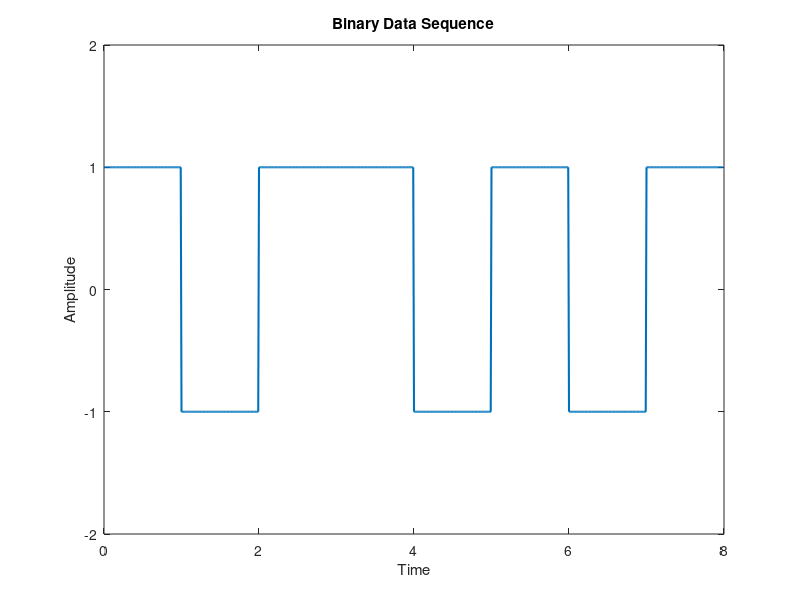
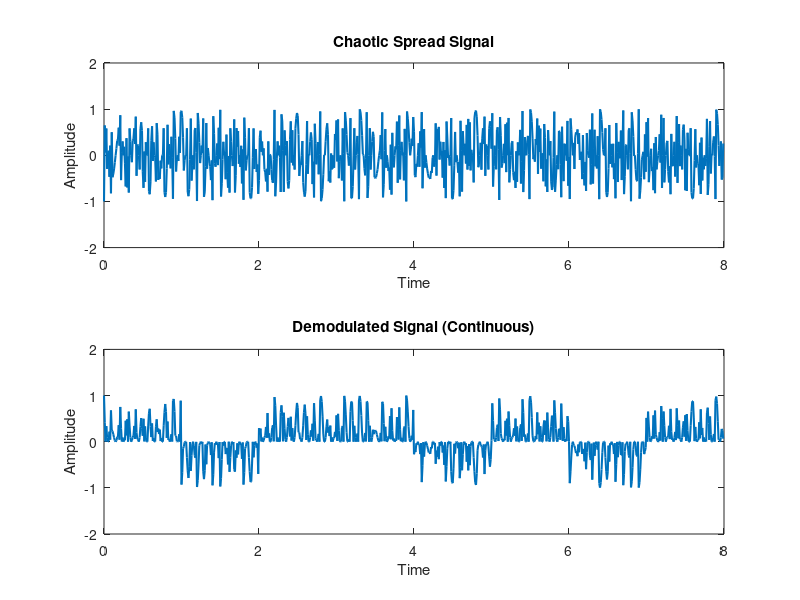
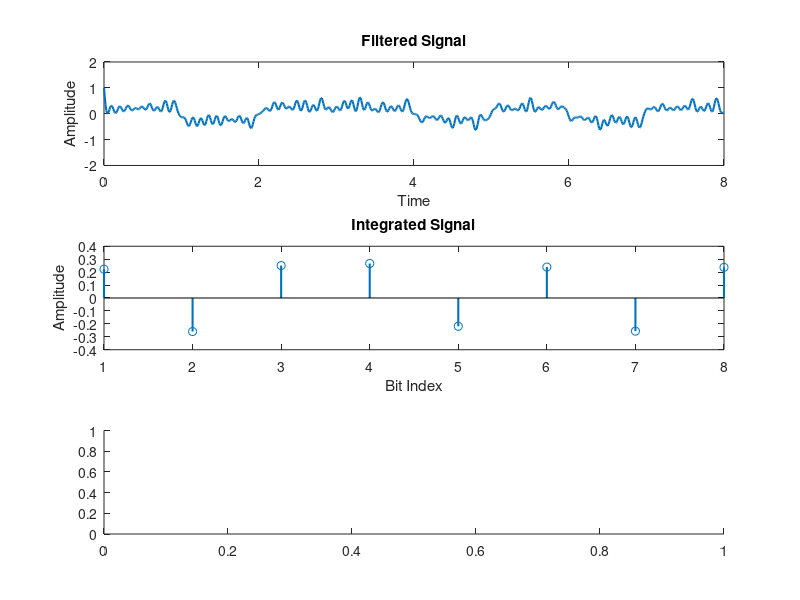

These figures' MATLAB source, in order: (Note: this script raises an error after producing the figures.)
clc;
clear all;
close all;

% Parameters
bitrate = 1;                  % Bitrate for Polar NRZ
bits = [1 0 1 1 0 1 0 1];     % Input binary sequence
n = 100;                      % Number of samples per bit
f_carrier = 5;                % Carrier frequency for BPSK
T = length(bits) / bitrate;   % Total time duration
dt = 1 / (bitrate * n);       % Time resolution
t = 0:dt:T-dt;                % Time vector

% Polar NRZ Encoding
polar_nrz = zeros(1, length(t));
for i = 0:length(bits)-1
    if bits(i+1) == 1
        polar_nrz(i*n+1:(i+1)*n) = 1;   % +1 for bit 1
    else
        polar_nrz(i*n+1:(i+1)*n) = -1;  % -1 for bit 0
    end
end

% Plot Polar NRZ signal (Binary data sequence)
figure;
plot(t, polar_nrz, 'LineWidth', 1.5);
xlabel('Time');
ylabel('Amplitude');
title('Binary Data Sequence');
axis([0 T -2 2]);

% BPSK Modulation
carrier = cos(2 * pi * f_carrier * t);  % Carrier signal
bpsk_signal = polar_nrz .* carrier;     % BPSK modulation (Polar NRZ * Carrier)

% Plot BPSK Modulated Signal
%figure;
%plot(t, bpsk_signal, 'LineWidth', 1.5);
%xlabel('Time');
%ylabel('Amplitude');
%title('BPSK Modulated Signal');
%axis([0 T -2 2]);

% Chaotic Sequence Generation for Transmitter
chaotic_sequence = zeros(1, length(t));
x0 = 0.7;  % Initial condition for logistic map
r = 3.999; % Control parameter for chaotic behavior

for i = 2:length(chaotic_sequence)
    x0 = r * x0 * (1 - x0);  % Logistic map
    chaotic_sequence(i) = x0;  % Store chaotic values
end

% Normalize chaotic sequence to be in the range [-1, 1]
chaotic_sequence = 2 * (chaotic_sequence - 0.5);

% Chaotic Spreading (BPSK * Chaotic Sequence)
chaotic_spread_signal = bpsk_signal .* chaotic_sequence;

% Plot Chaotic Spread Signal
%figure;
%plot(t, chaotic_spread_signal, 'LineWidth', 1.5);
%xlabel('Time');
%ylabel('Amplitude');
%title('Chaotic Spread Signal');
%axis([0 T -2 2]);

%% Receiver

% Stage 1: Despreading (multiply by the same chaotic sequence)
despread_signal = chaotic_spread_signal .* chaotic_sequence;

% Stage 2: Coherent Demodulation
demodulated_signal = despread_signal .* carrier;

% Plot Demodulated Signal (continuous)
figure;
subplot(2,1,1)
plot(t, chaotic_spread_signal, 'LineWidth', 1.5);
xlabel('Time');
ylabel('Amplitude');
title('Chaotic Spread Signal');
axis([0 T -2 2]);
subplot(2,1,2);
plot(t, demodulated_signal, 'LineWidth', 1.5);
xlabel('Time');
ylabel('Amplitude');
title('Demodulated Signal (Continuous)');
axis([0 T -2 2]);

% Stage 3: Low-Pass Filter (LPF)
[b,a] = butter(5, 0.2, 'low');  % Design a 5th order Butterworth LPF
filtered_signal = filtfilt(b, a, demodulated_signal);  % Apply zero-phase filtering

% Plot Filtered Signal
figure;

subplot(3,1,1);
plot(t, filtered_signal, 'LineWidth', 1.5);
xlabel('Time');
ylabel('Amplitude');
title('Filtered Signal');
axis([0 T -2 2]);

% Stage 4: Integrate and Dump
integrated_signal = zeros(1, length(bits));
for i = 1:length(bits)
    bit_segment = filtered_signal((i-1)*n+1:i*n);
    integrated_signal(i) = sum(bit_segment) * dt;
end

% Plot Integrated Signal

subplot(3,1,2);
stem(1:length(bits), integrated_signal, 'LineWidth', 1.5);
xlabel('Bit Index');
ylabel('Amplitude');
title('Integrated Signal');

% Stage 5: Bit Detection
detected_bits = integrated_signal > 0;

% Plot Detected Bits

subplot(3,1,3);
stairs(0:length(detected_bits)-1, detected_bits, 'LineWidth', 1.5);
xlabel('Bit Index');
ylabel('Detected Bits');
title('Detected Bits');
axis([-0.5 length(bits)-0.5 -0.5 1.5]);

% Display results
disp('Original bits:');
disp(bits);
disp('Recovered bits:');
disp(detected_bits);

% Check if recovered bits match original bits
if isequal(bits, detected_bits)
    disp('Success: Recovered bits match the original bits!');
else
    disp('Error: Recovered bits do not match the original bits.');
    disp('Mismatched positions:');
    disp(find(bits ~= detected_bits));
end

%% Eavesdropper Simulation

% Generate chaotic sequence for the eavesdropper (randomly)
eavesdropper_chaotic_sequence = 2 * (rand(1, length(t)) - 0.5);

% Eavesdropper attempts to despread and demodulate the signal
eavesdropper_despread_signal = chaotic_spread_signal .* eavesdropper_chaotic_sequence;  % Despreading
eavesdropper_demodulated_signal = eavesdropper_despread_signal .* carrier;  % Coherent Demodulation

% Stage 3: Low-Pass Filter for Eavesdropper
eavesdropper_filtered_signal = filtfilt(b, a, eavesdropper_demodulated_signal);  % Apply zero-phase filtering

% Plot Eavesdropper Filtered Signal
figure;
subplot(3,1,1);
plot(t, eavesdropper_filtered_signal, 'LineWidth', 1.5);
xlabel('Time');
ylabel('Amplitude');
title('Eavesdropper Filtered Signal');
axis([0 T -2 2]);

% Stage 4: Integrate and Dump for Eavesdropper
eavesdropper_integrated_signal = zeros(1, length(bits));
for i = 1:length(bits)
    bit_segment = eavesdropper_filtered_signal((i-1)*n+1:i*n);
    eavesdropper_integrated_signal(i) = sum(bit_segment) * dt;
end

% Plot Eavesdropper Integrated Signal

subplot(3,1,2);
stem(1:length(bits), eavesdropper_integrated_signal, 'LineWidth', 1.5);
xlabel('Bit Index');
ylabel('Amplitude');
title('Eavesdropper Integrated Signal');

% Stage 5: Bit Detection for Eavesdropper
eavesdropper_detected_bits = eavesdropper_integrated_signal > 0;

% Plot Eavesdropper Detected Bits

figure;
stairs(0:length(eavesdropper_detected_bits)-1, eavesdropper_detected_bits, 'LineWidth', 1.5);
xlabel('Bit Index');
ylabel('Detected Bits (Eavesdropper)');
title('Eavesdropper Detected Bits');
axis([-0.5 length(bits)-0.5 -0.5 1.5]);

% Display results for eavesdropper
disp('Eavesdropper detected bits:');
disp(eavesdropper_detected_bits);

% Check if eavesdropper's recovered bits match original bits
if isequal(bits, eavesdropper_detected_bits)
    disp('Eavesdropper Success: Recovered bits match the original bits!');
else
    disp('Eavesdropper Error: Recovered bits do not match the original bits.');
    disp('Mismatched positions:');
    disp(find(bits ~= eavesdropper_detected_bits));
end
